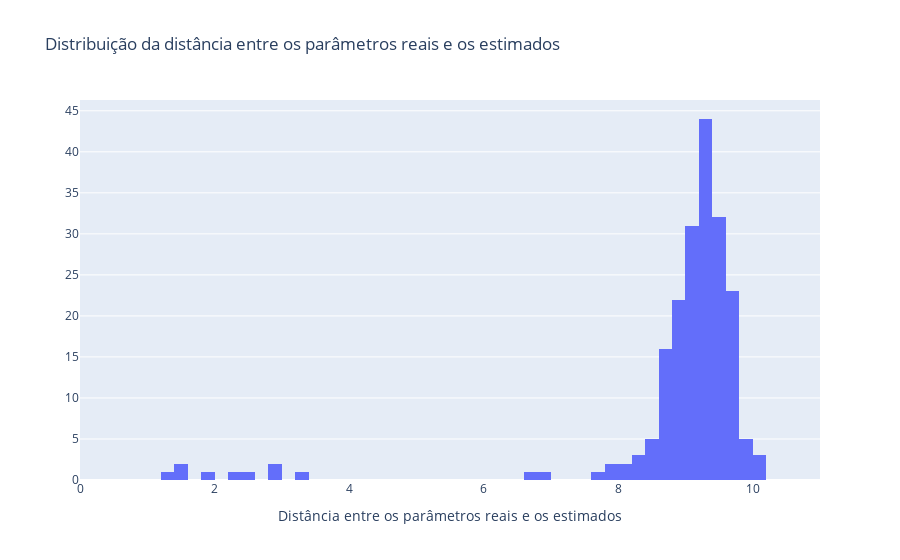

The code cell stored with this chart in its notebook:
### Code cell
fig = go.Figure()
fig.add_trace(go.Histogram(x = distance_from_real, nbinsx = 50))
fig.update_xaxes(title_text = "Valores", range = [0, np.ceil(max(distance_from_real))])
fig.update_xaxes(title_text = 'Distância entre os parâmetros reais e os estimados')
fig.update_layout(title = 'Distribuição da distância entre os parâmetros reais e os estimados')
fig.show()

### Figure 1 — Plotly figure (JSON) as saved in the notebook; plotly's stock layout.template omitted (floating-point values rounded to 4 significant figures; data arrays with more than 128 entries replaced by an {"elided": "..."} marker saying what was removed)
{"data": [{"nbinsx": 50, "type": "histogram", "x": {"elided": "200 float values"}}], "layout": {"title": {"text": "Distribuição da distância entre os parâmetros reais e os estimados"}, "xaxis": {"range": [0, 11], "title": {"text": "Distância entre os parâmetros reais e os estimados"}}}}
